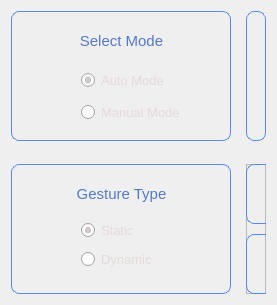
              <widget class="QWidget" name="Option_Button_Widget" native="true">
               <property name="minimumSize">
                <size>
                 <width>0</width>
                 <height>220</height>
                </size>
               </property>
               <property name="maximumSize">
                <size>
                 <width>16777215</width>
                 <height>400</height>
                </size>
               </property>
               <property name="styleSheet">
                <string notr="true">#QLabel{
color:#5479C4;
border: rgb(255, 255, 255);}

#QPushButton{
color:#5479C4;
border: rgb(255, 255, 255);}
</string>
               </property>
               <layout class="QGridLayout" name="gridLayout_2">
                <property name="spacing">
                 <number>17</number>
                </property>
                <item row="0" column="0">
                 <layout class="QGridLayout" name="Option_Button_Grid_Layout">
                  <property name="horizontalSpacing">
                   <number>15</number>
                  </property>
                  <property name="verticalSpacing">
                   <number>10</number>
                  </property>
                  <item row="1" column="1">
                   <spacer name="verticalSpacer_6">
                    <property name="orientation">
                     <enum>Qt::Vertical</enum>
                    </property>
                    <property name="sizeHint" stdset="0">
                     <size>
                      <width>20</width>
                      <height>13</height>
                     </size>
                    </property>
                   </spacer>
                  </item>
                  <item row="2" column="1">
                   <widget class="QFrame" name="Option_Button_Frame">
                    <property name="minimumSize">
                     <size>
                      <width>0</width>
                      <height>130</height>
                     </size>
                    </property>
                    <property name="maximumSize">
                     <size>
                      <width>220</width>
                      <height>130</height>
                     </size>
                    </property>
                    <property name="styleSheet">
                     <string notr="true"/>
                    </property>
                    <property name="frameShape">
                     <enum>QFrame::StyledPanel</enum>
                    </property>
                    <property name="frameShadow">
                     <enum>QFrame::Raised</enum>
                    </property>
                    <widget class="QPushButton" name="Reset_First_Frame_Button">
                     <property name="geometry">
                      <rect>
                       <x>0</x>
                       <y>0</y>
                       <width>220</width>
                       <height>60</height>
                      </rect>
                     </property>
                     <property name="minimumSize">
                      <size>
                       <width>220</width>
                       <height>60</height>
                      </size>
                     </property>
                     <property name="maximumSize">
                      <size>
                       <width>220</width>
                       <height>60</height>
                      </size>
                     </property>
                     <property name="font">
                      <font>
                       <pointsize>10</pointsize>
                      </font>
                     </property>
                     <property name="styleSheet">
                      <string notr="true">#Reset_First_Frame_Button{    border: 1px solid #568AF2;
    border-radius: 8px; }

#Reset_First_Frame_Button:hover{    border: 1px solid #568AF2;
    color:#5479C4; }
</string>
                     </property>
                     <property name="text">
                      <string>Reset First Frame</string>
                     </property>
                    </widget>
                    <widget class="QPushButton" name="Minimize_To_Tray_Button">
                     <property name="geometry">
                      <rect>
                       <x>0</x>
                       <y>70</y>
                       <width>220</width>
                       <height>60</height>
                      </rect>
                     </property>
                     <property name="minimumSize">
                      <size>
                       <width>220</width>
                       <height>60</height>
                      </size>
                     </property>
                     <property name="font">
                      <font>
                       <pointsize>10</pointsize>
                      </font>
                     </property>
                     <property name="styleSheet">
                      <string notr="true">#Minimize_To_Tray_Button{    border: 1px solid #568AF2;
    border-radius: 8px; }

#Minimize_To_Tray_Button:hover{    border: 1px solid #568AF2;
    color:#5479C4; }

</string>
                     </property>
                     <property name="text">
                      <string>Minimize to tray</string>
                     </property>
                     <property name="icon">
                      <iconset resource="Resources.qrc">
                       <normaloff>:/icons/Icons2/chevrons-down.svg</normaloff>:/icons/Icons2/chevrons-down.svg</iconset>
                     </property>
                    </widget>
                   </widget>
                  </item>
                  <item row="2" column="0">
                   <widget class="QFrame" name="Reset_First_Frame">
                    <property name="minimumSize">
                     <size>
                      <width>0</width>
                      <height>130</height>
                     </size>
                    </property>
                    <property name="maximumSize">
                     <size>
                      <width>220</width>
                      <height>130</height>
                     </size>
                    </property>
                    <property name="styleSheet">
                     <string notr="true">border: 1px solid #568AF2;
    border-radius: 8px; 
</string>
                    </property>
                    <property name="frameShape">
                     <enum>QFrame::StyledPanel</enum>
                    </property>
                    <property name="frameShadow">
                     <enum>QFrame::Raised</enum>
                    </property>
                    <widget class="QRadioButton" name="Manual_Mode_Button_2">
                     <property name="geometry">
                      <rect>
                       <x>70</x>
                       <y>87</y>
                       <width>81</width>
                       <height>16</height>
                      </rect>
                     </property>
                     <property name="font">
                      <font>
                       <pointsize>10</pointsize>
                      </font>
                     </property>
                     <property name="styleSheet">
                      <string notr="true">	color:#E5D9D9;
border: rgb(255, 255, 255);
</string>
                     </property>
                     <property name="text">
                      <string>Dynamic</string>
                     </property>
                    </widget>
                    <widget class="QRadioButton" name="Auto_Mode_Button_2">
                     <property name="geometry">
                      <rect>
                       <x>70</x>
                       <y>58</y>
                       <width>61</width>
                       <height>16</height>
                      </rect>
                     </property>
                     <property name="font">
                      <font>
                       <pointsize>10</pointsize>
                      </font>
                     </property>
                     <property name="styleSheet">
                      <string notr="true">	color:#E5D9D9;
border: rgb(255, 255, 255);

</string>
                     </property>
                     <property name="text">
                      <string>Static</string>
                     </property>
                     <property name="checked">
                      <bool>true</bool>
                     </property>
                    </widget>
                    <widget class="QLabel" name="Select_Mode_Label_3">
                     <property name="geometry">
                      <rect>
                       <x>10</x>
                       <y>20</y>
                       <width>201</width>
                       <height>20</height>
                      </rect>
                     </property>
                     <property name="font">
                      <font>
                       <pointsize>11</pointsize>
                       <italic>false</italic>
                      </font>
                     </property>
                     <property name="whatsThis">
                      <string>&lt;html&gt;&lt;head/&gt;&lt;body&gt;&lt;p align=&quot;center&quot;&gt;&lt;br/&gt;&lt;/p&gt;&lt;/body&gt;&lt;/html&gt;</string>
                     </property>
                     <property name="styleSheet">
                      <string notr="true">color:#5479C4;
border: rgb(255, 255, 255);</string>
                     </property>
                     <property name="text">
                      <string>Gesture Type</string>
                     </property>
                     <property name="alignment">
                      <set>Qt::AlignCenter</set>
                     </property>
                    </widget>
                   </widget>
                  </item>
                  <item row="0" column="0" alignment="Qt::AlignHCenter|Qt::AlignVCenter">
                   <widget class="QFrame" name="Mode_Frame">
                    <property name="minimumSize">
                     <size>
                      <width>220</width>
                      <height>130</height>
                     </size>
                    </property>
                    <property name="maximumSize">
                     <size>
                      <width>220</width>
                      <height>130</height>
                     </size>
                    </property>
                    <property name="styleSheet">
                     <string notr="true">border: 1px solid #568AF2;
    border-radius: 8px; 
</string>
                    </property>
                    <property name="frameShape">
                     <enum>QFrame::StyledPanel</enum>
                    </property>
                    <property name="frameShadow">
                     <enum>QFrame::Raised</enum>
                    </property>
                    <widget class="QRadioButton" name="Auto_Mode_Button">
                     <property name="geometry">
                      <rect>
                       <x>70</x>
                       <y>61</y>
                       <width>91</width>
                       <height>16</height>
                      </rect>
                     </property>
                     <property name="font">
                      <font>
                       <pointsize>10</pointsize>
                      </font>
                     </property>
                     <property name="acceptDrops">
                      <bool>false</bool>
                     </property>
                     <property name="autoFillBackground">
                      <bool>false</bool>
                     </property>
                     <property name="styleSheet">
                      <string notr="true">	#Auto_Mode_Button{color:#E5D9D9;
border: rgb(255, 255, 255);}

  </string>
                     </property>
                     <property name="text">
                      <string>Auto Mode</string>
                     </property>
                     <property name="iconSize">
                      <size>
                       <width>16</width>
                       <height>16</height>
                      </size>
                     </property>
                     <property name="checked">
                      <bool>true</bool>
                     </property>
                    </widget>
                    <widget class="QRadioButton" name="Manual_Mode_Button">
                     <property name="geometry">
                      <rect>
                       <x>70</x>
                       <y>93</y>
                       <width>111</width>
                       <height>16</height>
                      </rect>
                     </property>
                     <property name="font">
                      <font>
                       <pointsize>10</pointsize>
                      </font>
                     </property>
                     <property name="styleSheet">
                      <string notr="true">	color:#E5D9D9;
border: rgb(255, 255, 255);
</string>
                     </property>
                     <property name="text">
                      <string>Manual Mode</string>
                     </property>
                    </widget>
                    <widget class="QLabel" name="Select_Mode_Label">
                     <property name="geometry">
                      <rect>
                       <x>10</x>
                       <y>20</y>
                       <width>201</width>
                       <height>20</height>
                      </rect>
                     </property>
                     <property name="font">
                      <font>
                       <pointsize>11</pointsize>
                       <italic>false</italic>
                      </font>
                     </property>
                     <property name="whatsThis">
                      <string>&lt;html&gt;&lt;head/&gt;&lt;body&gt;&lt;p align=&quot;center&quot;&gt;&lt;br/&gt;&lt;/p&gt;&lt;/body&gt;&lt;/html&gt;</string>
                     </property>
                     <property name="styleSheet">
                      <string notr="true">color:#5479C4;
border: rgb(255, 255, 255);</string>
                     </property>
                     <property name="text">
                      <string>Select Mode</string>
                     </property>
                     <property name="alignment">
                      <set>Qt::AlignCenter</set>
                     </property>
                    </widget>
                   </widget>
                  </item>
                  <item row="0" column="1">
                   <widget class="QFrame" name="Feedback_Frame">
                    <property name="minimumSize">
                     <size>
                      <width>0</width>
                      <height>0</height>
                     </size>
                    </property>
                    <property name="maximumSize">
                     <size>
                      <width>220</width>
                      <height>130</height>
                     </size>
                    </property>
                    <property name="styleSheet">
                     <string notr="true">border: 1px solid #568AF2;
    border-radius: 8px; 
</string>
                    </property>
                    <property name="frameShape">
                     <enum>QFrame::StyledPanel</enum>
                    </property>
                    <property name="frameShadow">
                     <enum>QFrame::Raised</enum>
                    </property>
                    <widget class="QRadioButton" name="Manual_Mode_Button_3">
                     <property name="geometry">
                      <rect>
                       <x>60</x>
                       <y>93</y>
                       <width>81</width>
                       <height>16</height>
                      </rect>
                     </property>
                     <property name="font">
                      <font>
                       <pointsize>10</pointsize>
                      </font>
                     </property>
                     <property name="styleSheet">
                      <string notr="true">	color:#E5D9D9;
border: rgb(255, 255, 255);
</string>
                     </property>
                     <property name="text">
                      <string>Turn Off</string>
                     </property>
                    </widget>
                    <widget class="QRadioButton" name="Auto_Mode_Button_3">
                     <property name="geometry">
                      <rect>
                       <x>60</x>
                       <y>61</y>
                       <width>71</width>
                       <height>16</height>
                      </rect>
                     </property>
                     <property name="font">
                      <font>
                       <pointsize>10</pointsize>
                      </font>
                     </property>
                     <property name="styleSheet">
                      <string notr="true">	color:#E5D9D9;
border: rgb(255, 255, 255);

</string>
                     </property>
                     <property name="text">
                      <string>Turn On</string>
                     </property>
                     <property name="checked">
                      <bool>true</bool>
                     </property>
                    </widget>
                    <widget class="QLabel" name="Select_Mode_Label_2">
                     <property name="geometry">
                      <rect>
                       <x>10</x>
                       <y>20</y>
                       <width>201</width>
                       <height>20</height>
                      </rect>
                     </property>
                     <property name="font">
                      <font>
                       <pointsize>11</pointsize>
                       <italic>false</italic>
                      </font>
                     </property>
                     <property name="whatsThis">
                      <string>&lt;html&gt;&lt;head/&gt;&lt;body&gt;&lt;p align=&quot;center&quot;&gt;&lt;br/&gt;&lt;/p&gt;&lt;/body&gt;&lt;/html&gt;</string>
                     </property>
                     <property name="styleSheet">
                      <string notr="true">color:#5479C4;
border: rgb(255, 255, 255);</string>
                     </property>
                     <property name="text">
                      <string>Feedback Window</string>
                     </property>
                     <property name="alignment">
                      <set>Qt::AlignCenter</set>
                     </property>
                    </widget>
                   </widget>
                  </item>
                 </layout>
                </item>
               </layout>
              </widget>
